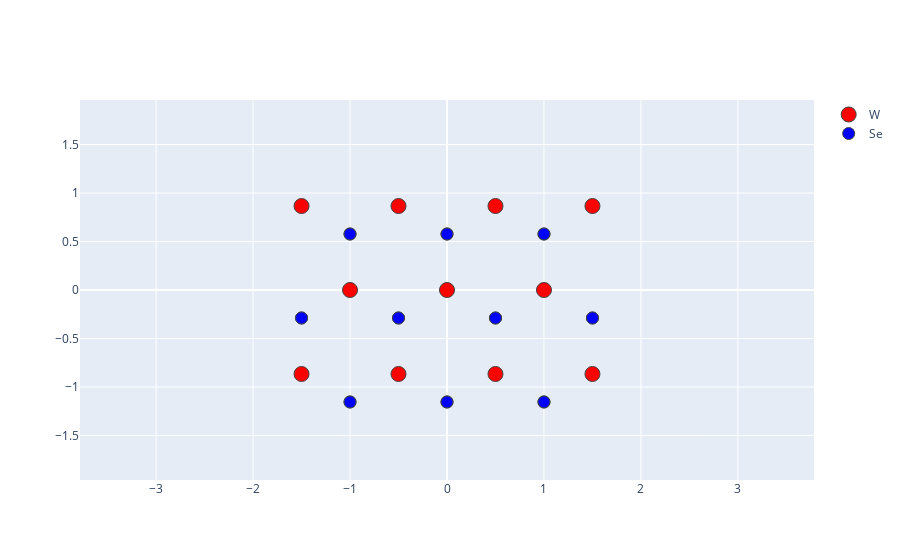

The notebook cell saved with this chart:
### Markdown cell above
## Lattice

We base our tight binding model of monolayer WSe$_2$ (mWSe$_2$) on the three band model by Liu et al. {cite}`three_band`. In this model of mWSe2 we consider only the tungsten sites, which form a triangular lattice in the $xy$ plane:

### Code cell
W_dic = dict(name='W', color='red', draw_radius=50, key= 'W')
Se_dic = dict(name='Se', color='blue', draw_radius=40, key='Se')

wse2_lat = Lattice(3.325)
wse2_lat.set_atom([0, 0], W_dic)
wse2_lat.set_atom([0, 1.919689645, 1.67871166], Se_dic)
wse2_lat.set_atom([0, 1.919689645, -1.67871166], Se_dic)

wse2_lat.plot(4, 2.6, plot_3d=False, all=dict(showlegend=True)).show()

### Figure 1 — Plotly figure (JSON) as saved in the notebook; plotly's stock layout.template omitted (floating-point values rounded to 4 significant figures)
{"data": [{"line": {"width": 1}, "marker": {"color": "red", "line": {"width": 1}, "size": 15.04}, "mode": "markers", "name": "W", "showlegend": true, "type": "scatter", "x": [-1.5, -0.5, -1, -1.5, 0.5, 0, -0.5, 1.5, 1, 0.5, 1.5], "y": [-0.866, -0.866, 0, 0.866, -0.866, 0, 0.866, -0.866, 0, 0.866, 0.866]}, {"line": {"width": 1}, "marker": {"color": "blue", "line": {"width": 1}, "size": 12.03}, "mode": "markers", "name": "Se", "showlegend": true, "type": "scatter", "x": [-1, -1.5, 0, -0.5, -1, 1, 0.5, 0, 1.5, 1, -1, -1.5, 0, -0.5, -1, 1, 0.5, 0, 1.5, 1], "y": [-1.155, -0.2887, -1.155, -0.2887, 0.5774, -1.155, -0.2887, 0.5774, -0.2887, 0.5774, -1.155, -0.2887, -1.155, -0.2887, 0.5774, -1.155, -0.2887, 0.5774, -0.2887, 0.5774]}], "layout": {"autosize": true, "xaxis": {"domain": [0, 1], "range": [-3.784, 3.784], "type": "linear"}, "yaxis": {"domain": [0, 1], "range": [-1.841, 1.841], "scaleanchor": "x", "scaleratio": 1, "type": "linear"}}}
